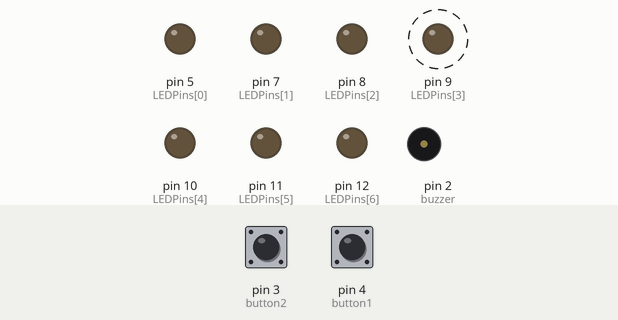
This sketch was run on a simulated Arduino Uno, built with avr-gcc and run on an emulated ATmega328P. On the bench: output pins drawn as LEDs (lit = HIGH), buzzer (waves = sounding). Dashed ring = blinking. Inputs (shaded band) come from the test bench; at power-on: pin 4 (button1) LOW, pin 3 (button2) LOW. Random numbers use the default seed unless the sketch sets one.

Above: at 0.41 s.
1.8 s: pin 4 (button1) pulled HIGH for 0.15 s
At 4.75 s:
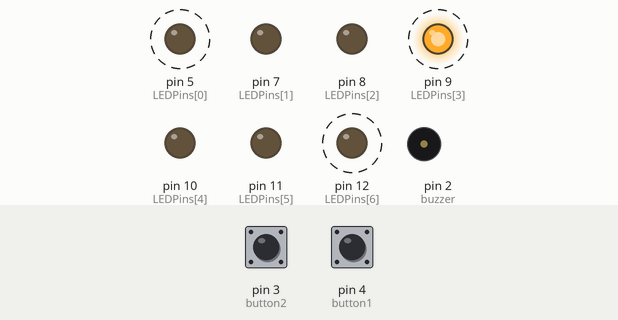
4.8 s: pin 3 (button2) pulled HIGH for 0.15 s
At 5.4 s:
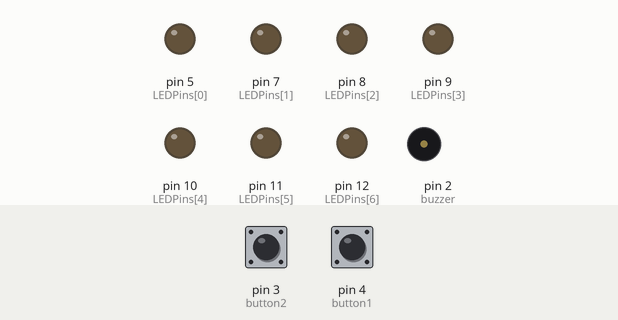
7.8 s: pin 4 (button1) pulled HIGH for 1 s
At 10.74 s:
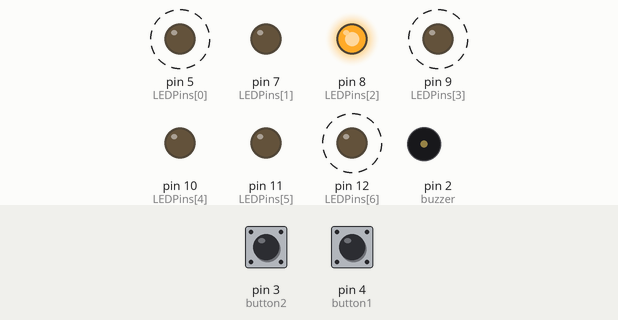
10.8 s: pin 3 (button2) pulled HIGH for 1 s
At 11.4 s:
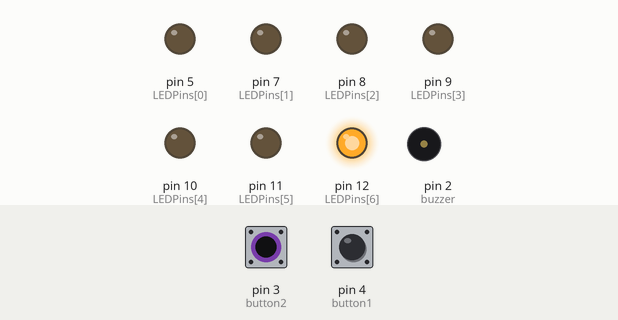
13.8 s: pin 4 (button1) pulled HIGH for 0.15 s
At 15.58 s:
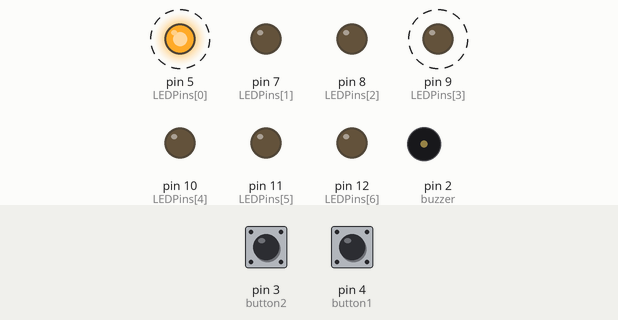
16.8 s: pin 3 (button2) pulled HIGH for 0.15 s
At 17.3 s:
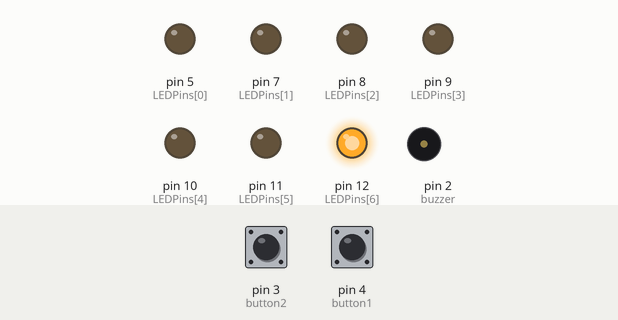
Timing chart, 0 to 20.8 s (numbered marks = the images above; inputs shaded):
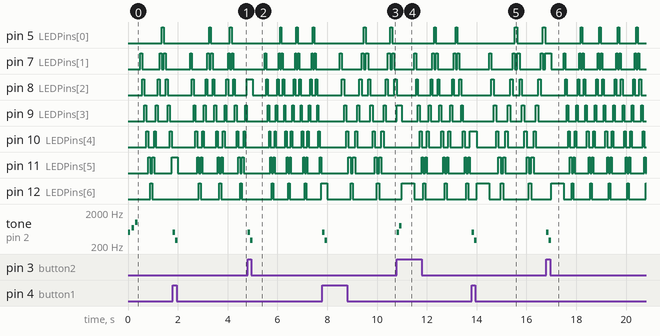

Measured:
- after the input at 1.8 s, tone on pin 2 (buzzer): silent → 500 Hz at once, → 300 Hz 0.10 s later, → silent 0.10 s later
- after the input at 4.8 s, tone on pin 2 (buzzer): silent → 500 Hz at once, → 300 Hz 0.10 s later, → silent 0.10 s later
- after the input at 7.8 s, tone on pin 2 (buzzer): silent → 500 Hz at once, → 300 Hz 0.10 s later, → silent 0.10 s later
- after the input at 10.8 s, tone on pin 2 (buzzer): silent → 500 Hz at once, → 800 Hz 0.10 s later, → silent 0.10 s later
- after the input at 13.8 s, tone on pin 2 (buzzer): silent → 500 Hz at once, → 300 Hz 0.10 s later, → silent 0.10 s later
- after the input at 16.8 s, tone on pin 2 (buzzer): silent → 500 Hz at once, → 300 Hz 0.10 s later, → silent 0.10 s later
- by itself, pin 5 (LEDPins[0]): alternates HIGH for 0.06 s and LOW for 0.68 s
- by itself, pin 7 (LEDPins[1]): repeats every 0.74 s: HIGH 0.06 s, LOW 0.56 s, HIGH 0.06 s, LOW 0.06 s

The sketch:

game.ino
```cpp
int LEDPins[7] = {5,7,8,9,10,11,12};
int button1 = 4;
int button2 = 3;
int buzzer = 2;

short currentPlayer = button1;

int blinkInterval = 0; // Blink interval is 0 by default, but will later be randomly assigned

short scoreAdder = 0; // Score adder will either be 0 or 1

// Score for each player
short p1Score = 0;
short p2Score = 0;


unsigned long debounceDelay = 100;

// The startup sound, to be played when you power up the device
void startUpBuzz(){
  tone(buzzer,500);
  delay(100);
  noTone(buzzer);
  delay(50);
  tone(buzzer,700);
  delay(100);
  noTone(buzzer);
  delay(50);
  tone(buzzer,1000);
  delay(100);
  noTone(buzzer);
  delay(100);
}

// The music to play when a game is won
void winMusic(){
  tone(buzzer,500);
  delay(200);
  noTone(buzzer);
  delay(200);
  tone(buzzer,500);
  delay(200);
  noTone(buzzer);
  delay(200);
  tone(buzzer,500);
  delay(200);
  noTone(buzzer);
  delay(300);

  tone(buzzer,700);
  delay(100);
  noTone(buzzer);
  delay(100);
  tone(buzzer,700);
  delay(100);
  noTone(buzzer);
  delay(100);

  tone(buzzer,800);
  delay(100);
  noTone(buzzer);
  delay(100);
  tone(buzzer,800);
  delay(100);
  noTone(buzzer);
  delay(100);

  tone(buzzer,900);
  delay(250);
  noTone(buzzer);
  delay(100);
}

// Music that is played when a player hits the red LED
void hitMusic(){
  tone(buzzer, 500);
  delay(100);
  tone(buzzer, 800);
  delay(100);
  noTone(buzzer);
}

// Music that is played when a player misses the red LED
void missMusic(){
  tone(buzzer, 500);
  delay(100);
  tone(buzzer, 300);
  delay(100);
  noTone(buzzer);
}

// The main loop for playing, passes the current player (or button) whose turn it is
bool play(int button){

  // Index of the current LED
  int blinkIndex = 0;

  // Blink interval is now set randomly between 50 and 100 milliseconds per blink
  blinkInterval = random(50, 101);

  // Used to handle the blinking without using delay()
  unsigned long previousMillis = 0;
  unsigned long currentMillis = 0;

  // Used to debounce the push buttons
  unsigned long lastDebounceTime = 0;

  // Increments the LED index, will switch between 1 and -1
  int increment = 1;

  // The main loop, doesn't need a condition because it contains returns
  while(1){

    // Handle blink interval
    currentMillis = millis();
    if(currentMillis - previousMillis >= blinkInterval){
      previousMillis = currentMillis;
      digitalWrite(LEDPins[blinkIndex], LOW);
      blinkIndex += increment;

      // Go back and forth
      if(blinkIndex >= 6 || blinkIndex <= 0){
        increment = -increment;
      }
      digitalWrite(LEDPins[blinkIndex], HIGH);
    }

    // User input on the buttons
    if(digitalRead(button) == HIGH){

      // For debounce
      if(millis() - lastDebounceTime > debounceDelay){
        bool hit = false;
        if(blinkIndex == 3){
          hit = true;
          hitMusic();
        }else{
          missMusic();
        }

        digitalWrite(LEDPins[blinkIndex], LOW);

        return hit;
      }
      lastDebounceTime = millis();
    }

  }
}

void setup() {
  for(int i = 0; i < 7; i++){
    pinMode(LEDPins[i], OUTPUT);
  }

  pinMode(button1, INPUT);
  pinMode(button2, INPUT);

  pinMode(buzzer, OUTPUT);

  startUpBuzz();

}

void loop() {

    // Call the play loop and appropriately adjust scoreAdder
    if(play(currentPlayer)){
      scoreAdder = 1;
    }else{
      scoreAdder = 0;
    }

    // Increment current players score and switch turn to other player
    if(currentPlayer == button1){
      p1Score += scoreAdder;
      currentPlayer = button2;
    }else{
      p2Score += scoreAdder;
      currentPlayer = button1;
    }

    // Show players their scores
    for(int i = 0; i < p1Score; i++){
      digitalWrite(LEDPins[i], HIGH);
    }
    for(int i = 0; i < p2Score; i++){
      digitalWrite(LEDPins[6 - i], HIGH);
    }

    // Check for win
    if(p1Score == 3 || p2Score == 3){
      winMusic();
      p1Score = 0;
      p2Score = 0;
    }

    delay(500);

    // Clear
    for(int i = 0; i < 7; i++){
      digitalWrite(LEDPins[i], LOW);
    }

}
```
